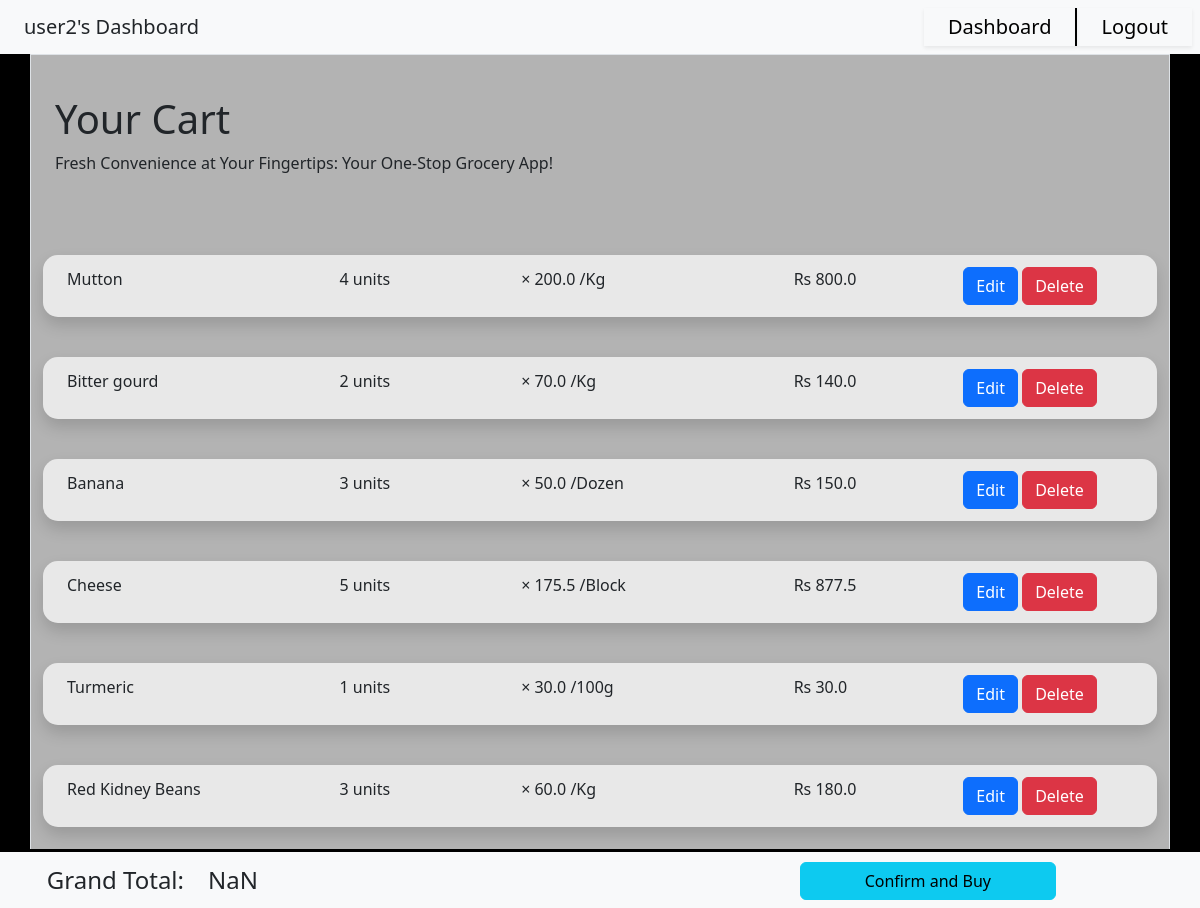
Page /user2/cart on the committed database.
### application/models.py (models this page shows)
class Order_Details(db.Model):
    __tablename__ = 'Order_Details'
    OID = db.Column(db.Integer, db.ForeignKey('Orders_Desc.OID', ondelete='CASCADE'), primary_key=True)
    PID = db.Column(db.Integer, db.ForeignKey('Product.PID', ondelete='SET NULL'), primary_key=True)
    Qty = db.Column(db.Integer, nullable=False)
    __table_args__ = (db.PrimaryKeyConstraint('OID', 'PID'),)
    order = db.relationship("Orders_Desc", back_populates="products")
    product = db.relationship("Product", back_populates="ords")

class Product(db.Model):
    __tablename__ = 'Product'
    PID = db.Column(db.Integer, autoincrement=True, primary_key=True)
    Name = db.Column(db.String(collation='NOCASE'), unique=True, nullable=False)
    Price = db.Column(db.Float, nullable=False)
    Unit = db.Column(db.String, nullable=False)
    Stock = db.Column(db.Integer, nullable=False)
    CID = db.Column(db.Integer, db.ForeignKey('Category.CID', ondelete='CASCADE'))
    cat = db.relationship("Category", back_populates="products")
    ords = db.relationship("Order_Details", back_populates="product")

### application/user_actions.py (the view)
@app.route("/<usr>/cart")
def show_cart(usr):
    u = Users.query.filter(Users.Uname == usr).first()
    active_order = None
    for o in u.orders:
        if o.Status == 1:
            active_order = o
    if active_order is None:
        return render_template("cart.html", user=usr, order=None)
    else:
        details = None
        details = db.session.query(Order_Details, Product).join(Product, Product.PID ==  Order_Details.PID).filter(Order_Details.OID == active_order.OID).all()
        if len(details) == 0:
            return render_template("cart.html", user=usr, order=None)
        return render_template("cart.html", user=usr, order=details)

### templates/cart.html (shortened to what this page needs)
<!DOCTYPE html>
<html>
    <head>
        <link href="https://cdn.jsdelivr.net/npm/bootstrap@5.3.1/dist/css/bootstrap.min.css" rel="stylesheet">
    </head>
    <body id="body">
        <nav id = "nav" class="navbar sticky-top bg-body-tertiary text-center">
            <div class="nav" style = "text-align:left;">
                {{ user }}'s Dashboard
            </div>
            <div class="clickable nav shadow-sm" style = "margin-left:auto;text-align:right; border-right:2px solid black;">
                <a href="/{{ user }}/user_dashboard" style = "text-decoration:none; color:black;">Dashboard</a>
            </div>
            <div class="clickable nav shadow-sm" style = "margin-right:1vh; text-align:left;">
                <a href="/login" style = "text-decoration:none; color:black;">Logout</a>
            </div>
        </nav>
        <div id = "content" class="container border">
            <div style = "margin-left:1vw; margin-right:auto; margin-top:5vh;">
                <h1>Your Cart</h1>
                <p>Fresh Convenience at Your Fingertips: Your One-Stop Grocery App!</p><br>
            </div>
            {% if order is none %}
                <h3>Your cart is empty go to home to start adding to the cart</h3>
            {% else %}
                {% for desc, prod in order %}
                <div id = "list" style = "width:100%">
                    <div class = "container-fluid shadow line-item" style = "width:100%; margin-top:5vh; display:flex;">
                        <div class ="row" style = "margin:auto; width:100%; height:fit-content; padding:1vw;">
                            <div class = "col-3 text-wrap" style = "margin-bottom:0px;">{{ prod.Name }}</div>
                            <div id = "{{ prod.PID }}" class = "col-2 text-wrap" style = "margin-bottom:0px;">{{ desc.Qty }} units</div>
                            <div class = "col-3 text-wrap" style = "margin-bottom:0px;">&times; {{ prod.Price }} {{ prod.Unit }}</div>
                            <div class = "col-2 text-wrap {{ prod.PID }}" style = "margin-bottom:0px;">Rs <span class="line-total">{{ desc.Qty*prod.Price }}</span> </div>
                            <div id = "buttons-{{ prod.PID }}" class = "col-2  text-wrap" style = "margin-bottom:0px; padding:0px;">
                                <button type="button" class="btn btn-primary" onclick = "edittable('{{ prod.PID }}', '{{ desc.OID }}', '{{ desc.Qty }}', '{{ prod.Price }}', this)">Edit</button>
                                <button type="button" class="btn btn-danger" onclick = "del('{{ prod.PID }}', '{{ desc.OID }}')">Delete</button>
                            </div>
                        </div>
                    </div>
                </div>
                        {% if loop.first %}
                        <nav class="navbar fixed-bottom bg-body-tertiary" style="border-top:3px solid black">
                            <div class="container-fluid row">
                                <p class = "col-2" style="font-size:3vh; text-align:right; margin:0px">Grand Total: </p>
                                <p id = "grand-total" class = "col-4" style="font-size:3vh; margin:0px">Price </p>
                                <p class = "col-6" style="font-size:3vh; text-align:right; padding-right:10vw; margin:0px">
                                    <button id = "checkout-btn" type="button" class="btn btn-info" style="padding-left:8vh;padding-right:8vh" onclick = "$('#confirmationModal').modal('show');">Confirm and Buy</button>
                                </p>
                            </div>
                        </nav>
                    {% endif %}
                {% endfor %}
            {% endif %}
        </div>
    </body>
</html>

### rows in the picture
Order_Details: Name "Mutton", Qty "4", Price "200.0", Unit "/Kg", desc.Qty*prod.Price "800.0"
Order_Details: Name "Bitter gourd", Qty "2", Price "70.0", Unit "/Kg", desc.Qty*prod.Price "140.0"
Order_Details: Name "Banana", Qty "3", Price "50.0", Unit "/Dozen", desc.Qty*prod.Price "150.0"
Order_Details: Name "Cheese", Qty "5", Price "175.5", Unit "/Block", desc.Qty*prod.Price "877.5"
Order_Details: Name "Turmeric", Qty "1", Price "30.0", Unit "/100g", desc.Qty*prod.Price "30.0"
Order_Details: Name "Red Kidney Beans", Qty "3", Price "60.0", Unit "/Kg", desc.Qty*prod.Price "180.0"

### other values in the picture
{{ user }} "user2"
